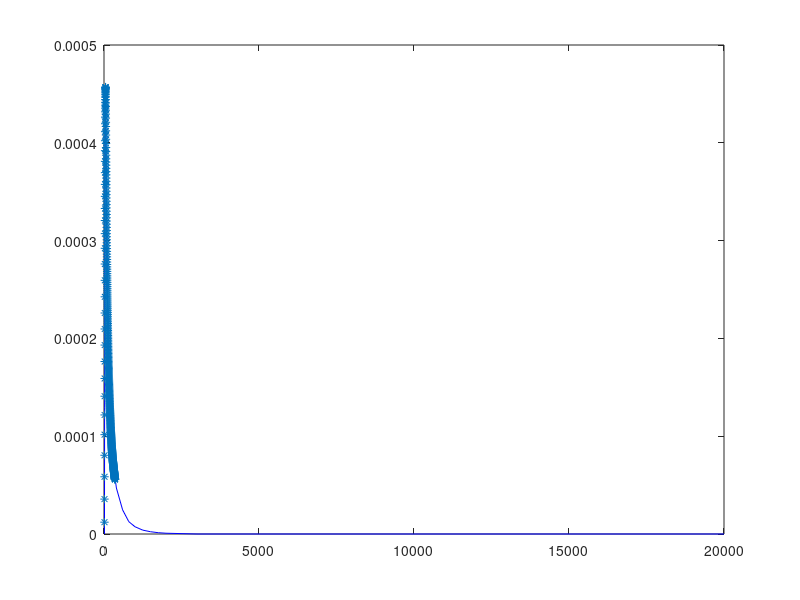

Recreate this plot in MATLAB. (Note: this script raises an error after producing the figure.)
%% INFORMATION
%  author: Tony Saad
%  date:   April 1, 2014
%
% Given a turbulent energy spectrum, this script generates a random
% velocity field that produces the input spectrum up to a certain wave
% number limit. This wave number limit is determined by the grid size
%
% The method used to generate the data is based on Lars Davidson's work for
% generating inlet turbulence. This code is loosly based on code obtained
% from his website, and can be found here: 
% http://www.tfd.chalmers.se/~lada/projects/inlet-boundary-conditions//proright.html#starten
% and here:
% http://www.tfd.chalmers.se/~lada/projects/inlet-boundary-conditions//synt_main.m
%
% This version of the script extends the method to 3D and uses more
% efficient matlab matrix-vector multiplication.
%
% Literature:
%
% L. Davidson, "Using Isotropic Synthetic Fluctuations as Inlet Boundary Conditions for Unsteady
% Simulations", "Advances and Applications in Fluid Mechanics",
% Vol 1, No  =1, pp. 1-35, 2007
%
% L. Davidson, "HYBRID LES-RANS:  Inlet Boundary Conditions for Flows With Recirculation",
% "Advances in Hybrid RANS-LES Modelling",
% Notes on Numerical Fluid Mechanics and Multidisciplinary Design,
% Springer Verlag, pp. 55-66, Vol. 97, 2008.
%
% L. Davidson, "Hybrid LES-RANS: Inlet Boundary Conditions for Flows Including Recirculation",
% 5th International Symposium on Turbulence and Shear Flow Phenomena,
% Vol. 2, pp. 689-694, Munich, Germany, 2007.

%% Main program
close all
clear all

% load an experimental specturm. Alternatively, specify it via a function call
load cbc_spectrum.txt         % cbc classic dataset
kcbc=cbc_spectrum(:,1)*100; 
ecbc=cbc_spectrum(:,2)*1e-6; 

%% USER INPUT
%set the number of modes.
nmodes =400; 

Lx = 9*2*pi/100; % domain size in the x direction
Ly = 9*2*pi/100; % domain size in the y direction
Lz = 9*2*pi/100; % domain size in the z direction

nx = 32;         % number of cells in the x direction
ny = 32;         % number of cells in the y direction
nz = 32;         % number of cells in the z direction

% generate cell centered x-grid
dx = Lx/nx;
xc = dx/2 + (0:nx-1)*dx;

% generate cell centered y-grid
dy = Ly/ny;
yc = dy/2 + (0:ny-1)*dy;

% generate cell centered z-grid
dz = Lz/nz;
zc = dz/2 + (0:nz-1)*dz; % cell centered coordinates

% smallest wavenumber - either specified via
wn1 = 15; %determined here from spectrum properties

%% START THE FUN!
tic
wn=zeros(nmodes,1); % wave number array

% compute random angles
psi  = 2*pi.*rand(nmodes,1);
fi   = 2*pi.*rand(nmodes,1);
alfa = 2*pi.*rand(nmodes,1);
teta = pi.*rand(nmodes,1);
%ang  = rand(nmodes,1);
%teta = acos(1 - ang./0.5);

% highest wave number
wnn = max(2*pi/dx, max(2*pi/dy, 2*pi/dz));

% wavenumber step
dk = (wnn-wn1)/nmodes;

% wavenumber at faces
wnf = wn1 + [0:nmodes].*dk;   

% wavenumber at cell centers
wn = wn1 + 0.5*dk + [0:nmodes-1].*dk;
wn = wn';
dkn = ones(nmodes,1).*dk;

%   wavenumber vector from random angles   
kx = sin(teta).*cos(fi).*wn;
ky = sin(teta).*sin(fi).*wn;
kz = cos(teta).*wn;

% sigma is the unit direction which gives the direction of the synthetic
% velocity field
sxm = cos(fi).*cos(teta).*cos(alfa) - sin(fi).*sin(alfa);
sym = sin(fi).*cos(teta).*cos(alfa) + cos(fi).*sin(alfa);
szm = -sin(teta).*cos(alfa);   

% another way of computing sigma. The previous method seems to give better
% results
% sxm = cos(fi).*cos(teta).*cos(alfa) - sin(fi).*sin(alfa).*cos(teta);
% sym = sin(fi).*cos(teta).*cos(alfa) + cos(fi).*sin(alfa).*cos(teta);
% szm = -sin(teta).*cos(alfa);   

% verify that the wave vector and sigma are perpendicular
kk = kx.*sxm + ky.*sym + kz.*szm;
disp('Orthogonality of k and sigma:');
disp(norm(kk));

% get the modes   
km = sqrt(kx.^2 + ky.^2 + kz.^2);

% now create an interpolant for the spectrum. this is needed for
% experimentally-specified spectra
espec = interp1(kcbc,ecbc,km,'cubic');
plot(kcbc,ecbc,'b')
hold on
plot(km,espec,'*')
   
um = 2.*sqrt(espec.*dkn);
u_ = zeros(nx,ny,nz);
v_ = zeros(nx,ny,nz);
w_ = zeros(nx,ny,nz);

% now loop through the grid
for k=1:nz
    for j=1:ny
        for i=1:nx
            % for every grid point (i,j,k) do the fourier summation 
            arg = kx.*xc(i) + ky.*yc(j) + kz.*zc(k) - psi;  
            bm = um.*cos(arg);              
            u_(i,j,k) = sum(bm.*sxm);  
            v_(i,j,k) = sum(bm.*sym);  
            w_(i,j,k) = sum(bm.*szm);
        end
    end
end
display(['Done generating fluctuations. It took me ' , num2str(toc), 's']);

%% CALCULATE TURBULENT KE SPECTRUM TO MAKE SURE THINGS MAKE SENSE
[wn,vt]=tke_spectrum(u_,v_,w_,Lx, Ly, Lz); 
% plot the energy spectrum
figure(3)
n = round((nx*ny*nz)^(1/3));
loglog(wn(1:n-1),vt(1:n-1),'*-r');
hold on
loglog(kcbc,ecbc,'k');

%% CONVERT TO STAGGERED GRID - IF NECESSARY
u = zeros(nx+1,ny,nz);
v = zeros(nx,ny+1,nz);
w = zeros(nx,ny,nz+1);
for i=1:nx-1
    u(i+1,:,:) = 0.5*(u_(i+1,:,:) + u_(i,:,:));    
end
% set periodic condition
u(1,:,:) = 0.5*(u_(1,:,:) + u_(nx,:,:));
u(nx+1,:,:) = 0.5*(u_(1,:,:) + u_(nx,:,:));

for j=1:ny-1
    v(:,j+1,:) = 0.5*(v_(:,j+1,:) + v_(:,j,:));    
end
% set periodic condition
v(:,1,:) = 0.5*(v_(:,1,:) + v_(:,ny,:));
v(:,ny+1,:) = 0.5*(v_(:,1,:) + v_(:,ny,:));

for k=1:nz-1
    w(:,:,k+1) = 0.5*(w_(:,:,k+1) + w_(:,:,k));    
end
% set periodic condition
w(:,:,1) = 0.5*(w_(:,:,1) + w_(:,:,nz));
w(:,:,nz+1) = 0.5*(w_(:,:,1) + w_(:,:,nz));

% %set the additional point as periodic
% u(1:N,:,:) = u_;
% u(N+1,:,:) = u(1,:,:);
% 
% v(:,1:N,:) = v_;
% v(:,N+1,:) = v(:,1,:);
% 
% w(:,:,1:N) = w_;
% w(:,:,N+1) = w(:,:,1);

%% PLOT A FEW THINGS TO SATISFY THE EYES
figure(2)
contourf(u_(:,:,1),10);

%% COMPUTE DIVERGENCE
% Note: I don't know why I am getting non-zero divergence here although the
% orthogonality condition for divergence (k.sigma = 0) is satisfied.
div=zeros(nx,ny,nz);
for k=1:nz
    for j=1:ny
        for i=1:nx
            div(i,j,k) = div(i,j,k) + (u(i+1,j,k) - u(i,j,k))/dx + (v(i,j+1,k) - v(i,j,k))/dy + (w(i,j,k+1) - w(i,j,k))/dz;
        end
    end
end
divn = reshape(div,nx*ny*nz,1);
disp('Divergence:');
disp(norm(divn));

%% WRITE TO DISK
fName = 'cbc32_uvw';
uFileName = strcat(fName,'_wasatch_u');
uFileID = fopen(uFileName,'w');

for k=1:nz
    for j=1:ny
        for i=1:nx+1
            x = (i-1)*dx;
            y = (j-1)*dy + dy/2;
            z = (k-1)*dz + dz/2;
            fprintf( uFileID,'%.16f %.16f %.16f %.16f\n',x,y,z,u(i,j,k) );
        end
    end
end
fclose(uFileID);
gzip(uFileName);
delete(uFileName);

vFileName = strcat(fName,'_wasatch_v');
vFileID = fopen(vFileName,'w');
for k=1:nz
    for j=1:ny + 1
        for i=1:nx
            x = (i-1)*dx + dx/2;
            y = (j-1)*dy;
            z = (k-1)*dz + dz/2;
            fprintf( vFileID,'%.16f %.16f %.16f %.16f\n',x,y,z,v(i,j,k) );
        end
    end
end
fclose(vFileID);
gzip(vFileName);
delete(vFileName);


wFileName = strcat(fName,'_wasatch_w');
wFileID = fopen(wFileName,'w');
for k=1:nz + 1
    for j=1:ny
        for i=1:nx
            x = (i-1)*dx + dx/2;
            y = (j-1)*dy + dy/2;
            z = (k-1)*dz;
            fprintf( wFileID,'%.16f %.16f %.16f %.16f\n',x,y,z,w(i,j,k) );
        end
    end
end
fclose(wFileID);
gzip(wFileName);
delete(wFileName);